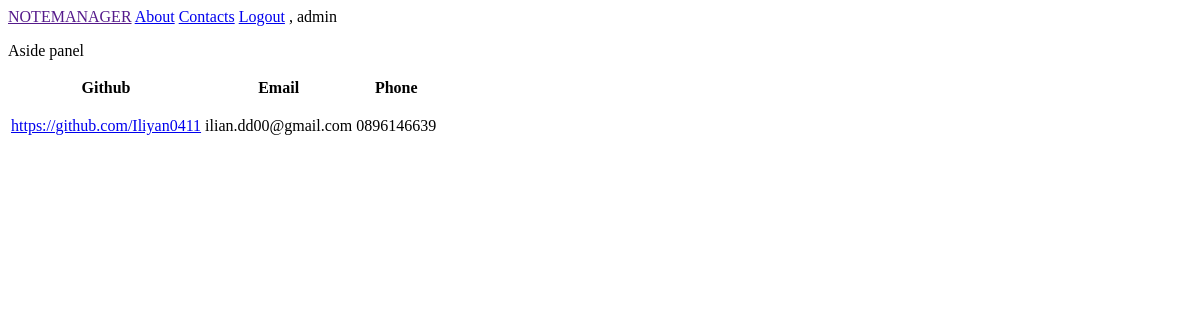
Before: /home/1/ (signed in) with the older database file.
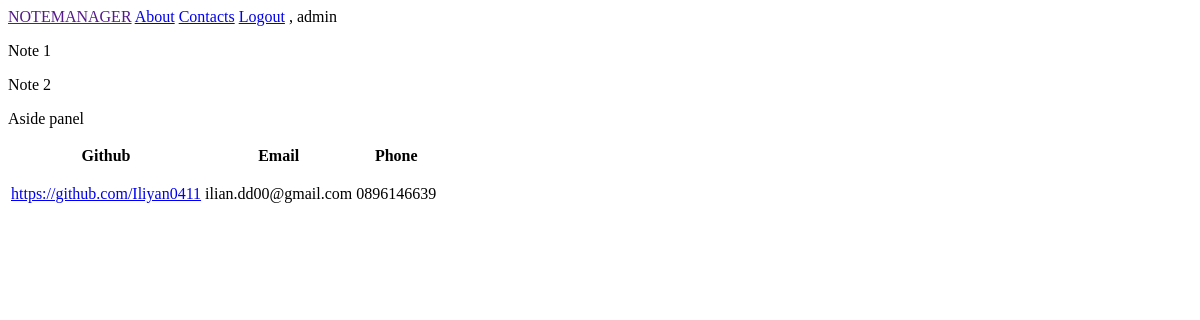
After: the same page with the newer database file.
### Notes/models.py (models this page shows, shortened)
class Note(models.Model):
    title = models.CharField(verbose_name="Title", max_length=100, default="Empty title")
    content = models.TextField(verbose_name="Content")
    owner = models.ForeignKey(User, verbose_name="Owner", on_delete=models.CASCADE)

### Notes/views.py (the view)
# urls.py: path('home/<str:uid>/', home, name="home"),
@login_required(login_url='user_login')
def home(request, uid):
    all_notes = Note.objects.filter(owner=uid)
    context = {"username": request.user.username, "all_notes": all_notes}
    return render(request, 'home.html', context)

### templates/home.html (shortened to what this page needs)
{% extends "base.html" %}
{% block content %}
    <div>
        {% for note in all_notes %}
            <p>{{ note.title }}</p>
        {% endfor %}
    </div>
{% endblock %}
{% block aside_panel %}
    <div>
        <p>Aside panel</p>
    </div>
{% endblock %}

### templates/base.html (shortened to what this page needs)
<!DOCTYPE html>
<html lang="en">
<head>
</head>
<body>
    <nav>
        <a href={{to_home}}>NOTEMANAGER</a>
        <a href="{% url 'about' %}">About</a>
        <a href="{% url 'contacts' %}">Contacts</a>
        <a href="{% url 'user_logout' %}">Logout</a>
        <span>, {{username}}</span>
    </nav>
    {% block content %}{% endblock %}
    {% block aside_panel %}{% endblock %}
    <footer>
        <div id="footer_container">
            <table id="footer_table">
                <thead>
                    <tr>
                        <th>
                            Github
                        </th>
                        <th>
                            Email
                        </th>
                        <th>
                            Phone
                        </th>
                    </tr>
                </thead>
                <tbody>
                    <tr>
                        <td>
                            <a href="https://github.com/Iliyan0411" target="_blank">https://github.com/Iliyan0411</a>
                        </td>
                        <td>
                            <p>ilian.dd00@gmail.com</p>
                        </td>
                        <td>
                            <p>0896146639</p>
                        </td>
                    </tr>
                </tbody>
            </table>
        </div>
    </footer>
</body>
</html>

Changed rows visible on the page:
added Note: title "Note 1"
added Note: title "Note 2"
